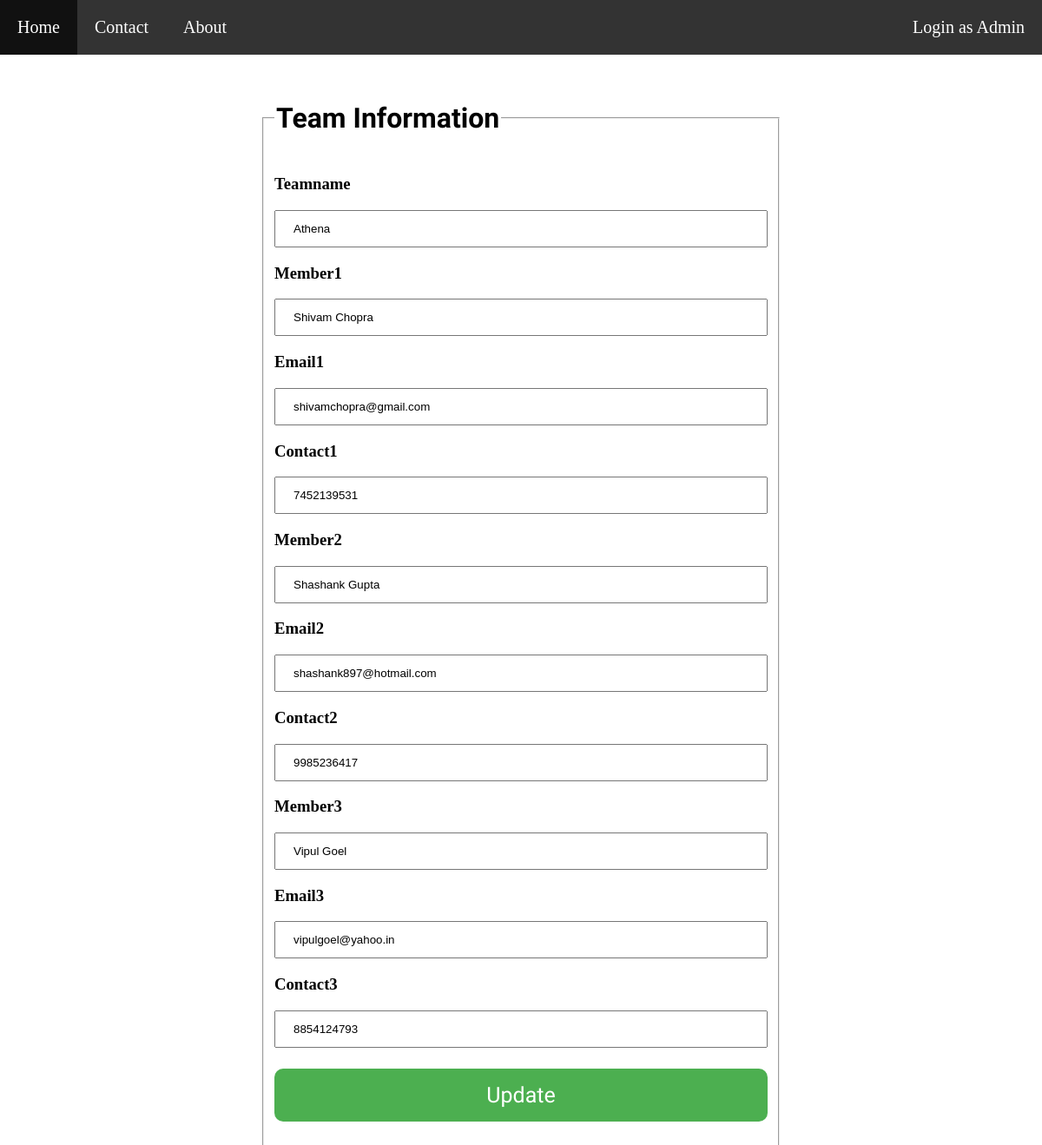
The app's page /adminpage/teams/update/3 with its own data.
### team/models.py (models this page shows, shortened)
class Team(models.Model):
    teamname = models.CharField(max_length=20)          # Team Name
    member1 = models.CharField(max_length=50)           # Name of 1st member
    email1 = models.EmailField()                        # Email-id of 1st member
    contact1 = models.CharField(max_length=10)          # Contact number of 1st member
    member2 = models.CharField(max_length=50)           # Name of 2nd member
    email2 = models.EmailField()                        # Email-id of 2nd member
    contact2 = models.CharField(max_length=10)          # Contact number of 2nd member
    member3 = models.CharField(max_length=50)           # Name of 3rd member
    email3 = models.EmailField()                        # Email-id of 3rd member
    contact3 = models.CharField(max_length=10)          # Contact number of 3rd member

### team/views.py (the view)
# urls.py: url(r'^adminpage/teams/update/(?P<pk>[0-9]+)$', views.TeamUpdate.as_view(), name='team-update'),
class TeamUpdate(UpdateView):
    model = Team
    fields = ['teamname', 'member1', 'email1', 'contact1', 'member2', 'email2', 'contact2', 'member3', 'email3', 'contact3']
    template_name_suffix = '_update_form'
    success_url = reverse_lazy('team-list')

### templates/team/team_update_form.html (shortened to what this page needs)
{% extends 'team/base.html' %}
{% block body %}
<form class="login update" action="" method="post">
    <fieldset>
        <legend><h1>Team Information</h1></legend>
        <h3>Teamname</h3>{{ form.teamname }}
        <h3>Member1</h3>{{ form.member1 }}
        <h3>Email1</h3>{{ form.email1 }}
        <h3>Contact1</h3>{{ form.contact1 }}
        <h3>Member2</h3>{{ form.member2 }}
        <h3>Email2</h3>{{ form.email2 }}
        <h3>Contact2</h3>{{ form.contact2 }}
        <h3>Member3</h3>{{ form.member3 }}
        <h3>Email3</h3>{{ form.email3 }}
        <h3>Contact3</h3>{{ form.contact3 }}
    <input type="submit" value="Update">
    </fieldset>
</form>
{% endblock %}

### team/static/team/style.css (style rules this page uses)
body { margin: auto; background-image: url("images/wall.jpg"); background-attachment: fixed; background-repeat: no-repeat; }
.login { width:50%; margin-top:8%; margin-left: 25%; position: center; }
h1 { font-family: "Amaranth"; }
h3 { color: black; }
input[type=email] { width: 100%; padding: 12px 20px; margin: 0; box-sizing: border-box; }
input[type=text] { width: 100%; padding: 12px 20px; margin: 0; box-sizing: border-box; }
input[type=submit] { background-color: #4CAF50; border: none; font-size: 25px; font-family: "Amaranth"; color: white; padding: 16px 32px; text-decoration: none; margin: 24px auto; border-radius: 10px; width: 100%; }

### records on screen
Team: teamname "Athena", member1 "Shivam Chopra", email1 "shivamchopra@gmail.com", contact1 "7452139531", member2 "Shashank Gupta", email2 "shashank897@hotmail.com", contact2 "9985236417", member3 "Vipul Goel", email3 "vipulgoel@yahoo.in", contact3 "8854124793"
